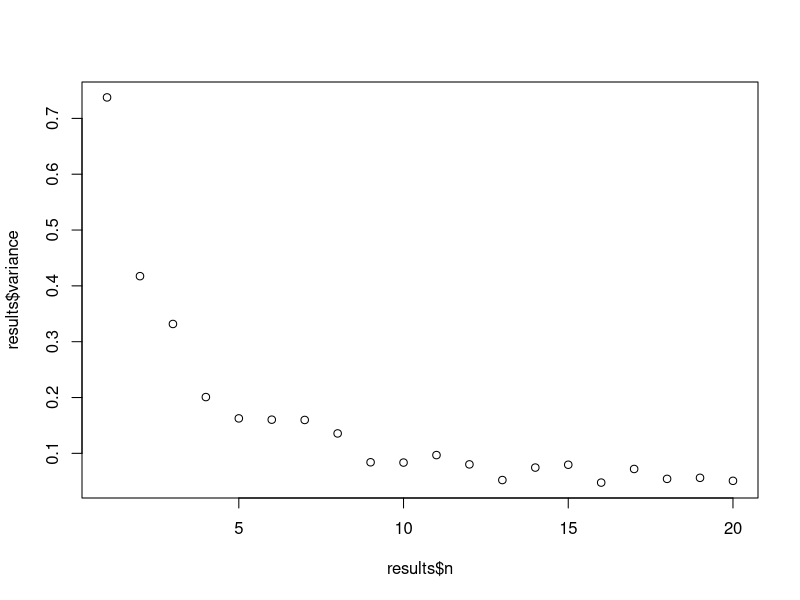

Write R code to recreate this figure.
## ---- chunk 1
knitr::opts_chunk$set(echo = TRUE, fig.width=6, fig.height=4, warning = FALSE, message = FALSE)
## ---- chunk 2
for(i in 1:5){
  print(i)
}
## ---- chunk 3
for(ROW in 1:5){
  print(ROW)
}
## ---- chunk 4
for(i in 1:5){
  print("hello world")
}

for(i in 1:5){
  print(paste("hello world, I'm replicate", i))
}
## ---- chunk 5
for(i in 3:7){print(i)}

for(i in 5:1){print(i)}

for(i in c(1,3,5,7)){print(i)}

for(i in c("A", "B", "C")){print(i)}
## ---- chunk 6
for(i in 1:50){
  SAMPLE <- rnorm(n = 10)
  mean(SAMPLE)
}
## ---- chunk 7
MEANS <- vector()

for(i in 1:50){
  SAMPLE <- rnorm(n = 10)
  MEANS[i] <- mean(SAMPLE)
}

head(MEANS)
## ---- chunk 8
MEANS <- vector("numeric", length = 50)

for(i in 1:50){
  SAMPLE <- rnorm(n = 10)
  MEANS[i] <- mean(SAMPLE)
}
## ---- chunk 9
MEANS <- vector("numeric", length = 50)
SDs <- vector("numeric", length = 50)

for(i in 1:50){
  SAMPLE <- rnorm(n = 10)
  MEANS[i] <- mean(SAMPLE)
  SDs[i] <- sd(SAMPLE)
}

head(MEANS)
head(SDs)
## ---- chunk 10
RESULTS <- list()

for(i in 1:50){
  SAMPLE <- rnorm(n = 10)
  MEAN <- mean(SAMPLE)
  SD <- sd(SAMPLE)
  VAR <- var(SAMPLE)
  
  RESULTS[[i]] <- c(MEAN, SD, VAR)
}

head(RESULTS)
## ---- chunk 11
RESULTS_CLEAN <- do.call(rbind, RESULTS)
RESULTS_CLEAN <- data.frame(RESULTS_CLEAN)
names(RESULTS_CLEAN) <- c("mean", "sd", "var")
head(RESULTS_CLEAN)
## ---- chunk 12
#Number of replicates
nReps <- 100

#list to store high level results
Var_Of_Means <- list()

#Outer loop over the different sample sizes of interest
for(i in 1:20){
  
  #Vector to store internal results (note: will re-write each iteration of outer loop)
  MEANS <- vector("numeric", length = nReps)
  
  #Inner loop over the desired number of replicates
  for(j in 1:nReps){
    SAMPLE <- rnorm(n = i)
    MEANS[j] <- mean(SAMPLE)
    
  } #Closes inner loop
  
  #Store the results of each iteration of the inner loop
  Var_Of_Means[[i]] <- data.frame(n = i,
                                   variance = var(MEANS))
  
} #Closes outer loop

#Clean up and view the results
results <- do.call(rbind, Var_Of_Means)

#Plot the change in variance of sample means as a function of n
plot(results$variance ~ results$n)
